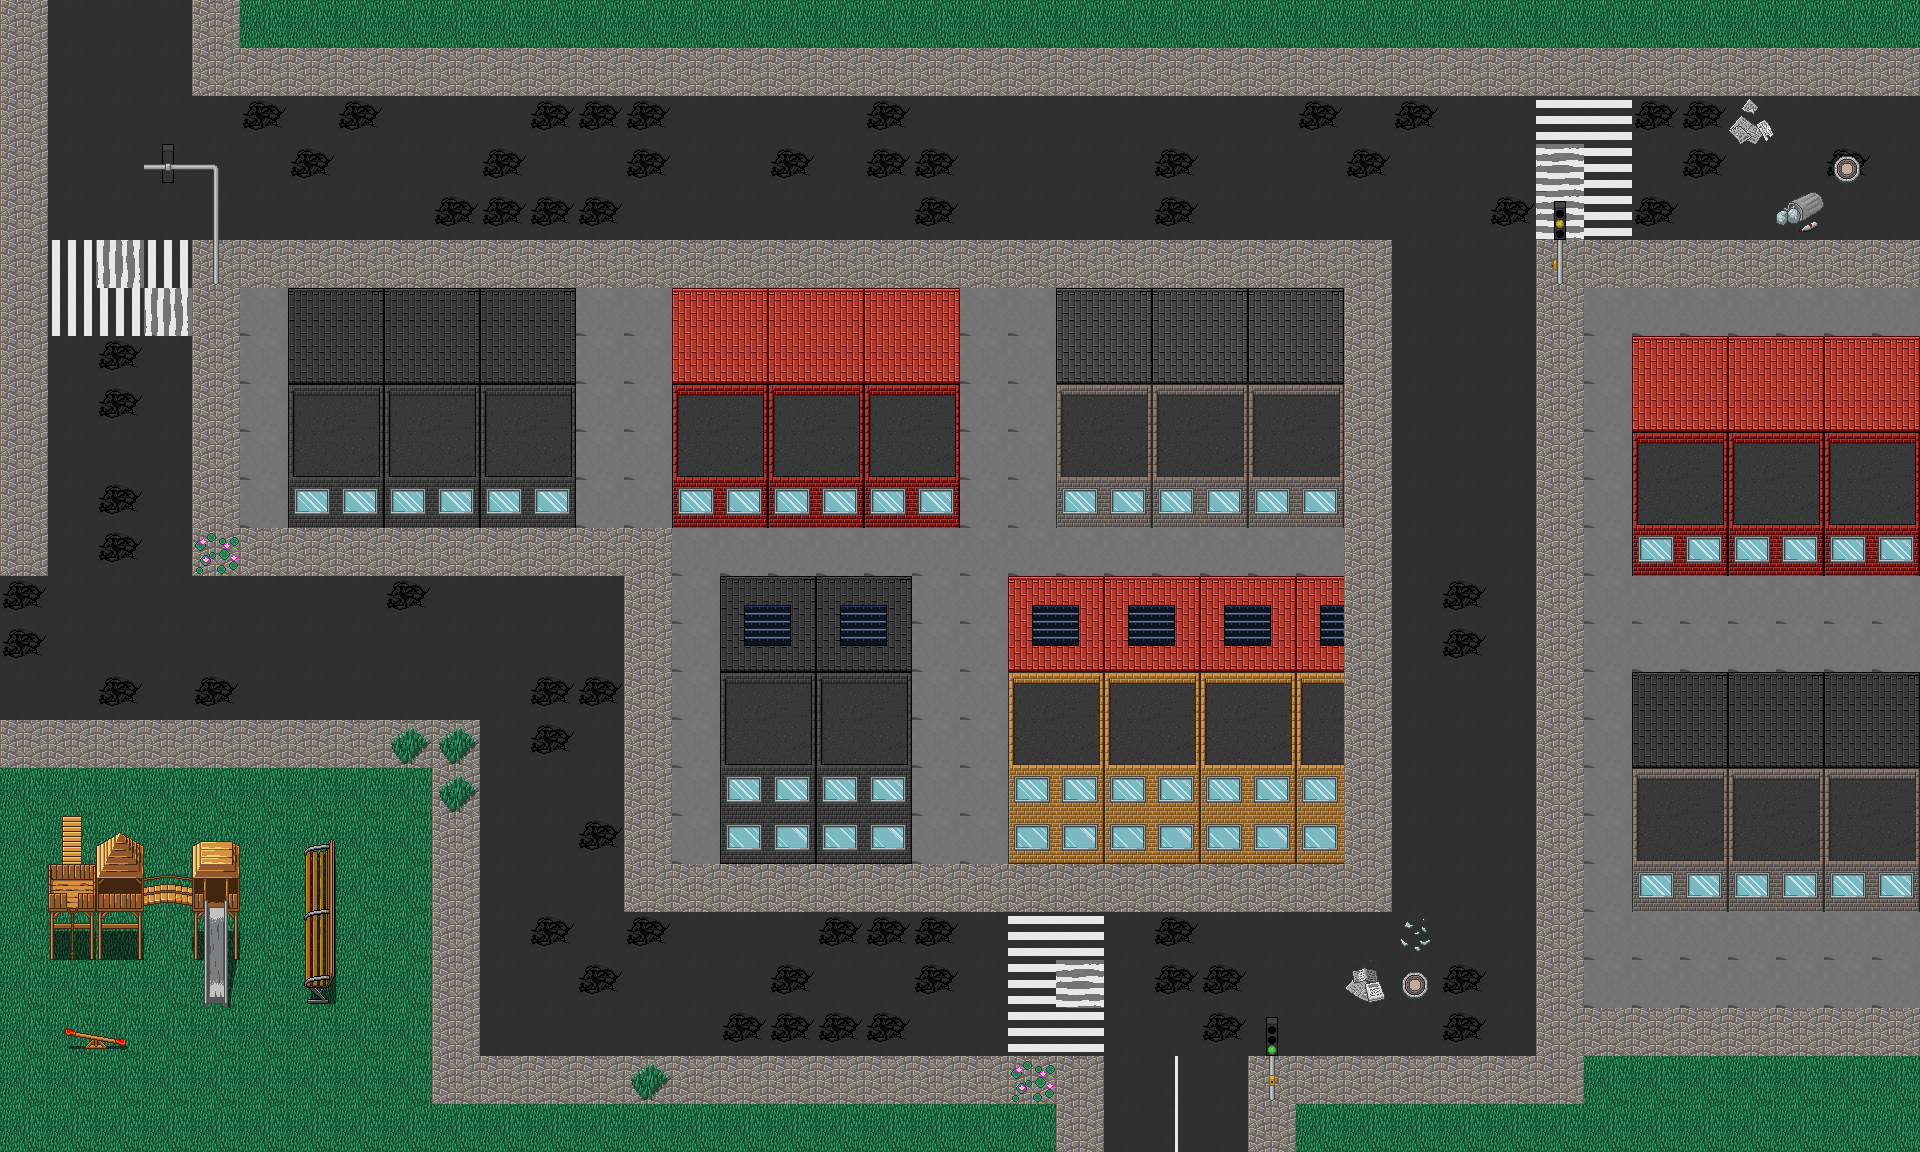

A level layout from a 2D game, rendered from its tile map. Below: a short description, then the map file with tile-grid data replaced by summaries:
An orthogonal 40x24 tile map with 48x48 px tiles, 5 tile layers (Ground, Roads, Water, Buildings, ...), 11 tilesets and 28 objects (7x building, 3x FloodBarrier, PlayerSpawn, civilian_01, civilian_02, ...).

<map version="1.10" tiledversion="1.12.2" orientation="orthogonal" renderorder="right-down" width="40" height="24" tilewidth="48" tileheight="48" infinite="0" nextlayerid="16" nextobjectid="36">
  <tileset firstgid="1" source="../../tilesets/urban/A2_Modern_City_Rasak.tsx" />
  <tileset firstgid="193" source="../../tilesets/urban/A3_Modern_Outside_Rasak.tsx" />
  <tileset firstgid="321" source="../../tilesets/urban/A4_Modern_Outside_Rasak.tsx" />
  <tileset firstgid="561" source="../../tilesets/urban/A5_Modern_Outside_Rasak.tsx" />
  <tileset firstgid="689" source="../../tilesets/urban/Tileset_Modern_BuildingExtras.tsx" />
  <tileset firstgid="945" source="../../tilesets/urban/Tileset_Modern_CityShopping_Rasak.tsx" />
  <tileset firstgid="1201" source="../../tilesets/urban/Tileset_Modern_Garbage_Rasak.tsx" />
  <tileset firstgid="1457" source="../../tilesets/urban/Tileset_Modern_Park_Rasak.tsx" />
  <tileset firstgid="1713" source="../../tilesets/urban/Tileset_Modern_PublicTransportation_Clean_Rasak.tsx" />
  <tileset firstgid="1969" source="../../tilesets/urban/Tileset_Modern_Street_Rasak.tsx" />
  <tileset firstgid="2225" source="../../tilesets/urban/A1_Modern_Outside_Rasak.tsx" />
  <layer id="1" name="Ground" width="40" height="24">
    <data>[960 cells, 960 non-empty, 2 distinct tile ids]</data>
  </layer>
  <layer id="2" name="Roads" width="40" height="24">
    <data>[960 cells, 642 non-empty, 7 distinct tile ids]</data>
  </layer>
  <layer id="3" name="Water" width="40" height="24">
    <data>[960 cells, 0 non-empty, 0 distinct tile ids]</data>
  </layer>
  <layer id="4" name="Buildings" width="40" height="24">
    <data>[960 cells, 233 non-empty, 65 distinct tile ids]</data>
  </layer>
  <layer id="5" name="Decoration" width="40" height="24">
    <data>[960 cells, 20 non-empty, 15 distinct tile ids]</data>
  </layer>
  <objectgroup id="6" name="BuildingCollisions">
    <object id="1" name="Blue-grey apartments" type="building" x="288" y="288" width="288" height="240" />
    <object id="2" name="Red brick apartments" type="building" x="672" y="288" width="288" height="240" />
    <object id="3" name="Warm brick rowhouses" type="building" x="1056" y="288" width="288" height="240" />
    <object id="4" name="Residential corner" type="building" x="720" y="576" width="194" height="288" />
    <object id="5" name="Community clinic" type="building" x="1008" y="576" width="336" height="288" />
    <object id="6" name="Commercial storefront" type="building" x="1632" y="336" width="288" height="240" />
    <object id="7" name="Townhouse row" type="building" x="1632" y="672" width="288" height="240" />
  </objectgroup>
  <objectgroup id="7" name="PlayerSpawn">
    <object id="10" name="player-start" type="PlayerSpawn" x="327.8" y="957">
      <point />
    </object>
  </objectgroup>
  <objectgroup id="8" name="Civilians">
    <object id="12" name="civilian_01" x="628" y="390">
      <properties>
        <property name="requiresBoat" type="bool" value="true" />
        <property name="rescued" type="bool" value="false" />
      </properties>
      <point />
    </object>
    <object id="13" name="civilian_02" x="210" y="536">
      <properties>
        <property name="requiresBoat" type="bool" value="false" />
        <property name="rescued" type="bool" value="false" />
      </properties>
      <point />
    </object>
    <object id="14" name="civilian_03" x="1376" y="454">
      <properties>
        <property name="requiresBoat" type="bool" value="false" />
        <property name="rescued" type="bool" value="false" />
      </properties>
      <point />
    </object>
    <object id="15" name="civilian_04" x="1876" y="974">
      <properties>
        <property name="requiresBoat" type="bool" value="false" />
        <property name="rescued" type="bool" value="false" />
      </properties>
      <point />
    </object>
    <object id="16" name="civilian_05" x="930" y="70">
      <properties>
        <property name="requiresBoat" type="bool" value="true" />
        <property name="rescued" type="bool" value="false" />
      </properties>
      <point />
    </object>
    <object id="17" name="civilian_06" x="1574" y="582">
      <properties>
        <property name="requiresBoat" type="bool" value="false" />
        <property name="rescued" type="bool" value="false" />
      </properties>
      <point />
    </object>
    <object id="18" name="civilian_07" x="962" y="712">
      <properties>
        <property name="requiresBoat" type="bool" value="false" />
        <property name="rescued" type="bool" value="false" />
      </properties>
      <point />
    </object>
    <object id="19" name="civilian_08" x="642" y="878">
      <properties>
        <property name="requiresBoat" type="bool" value="false" />
        <property name="rescued" type="bool" value="false" />
      </properties>
      <point />
    </object>
  </objectgroup>
  <objectgroup id="10" name="EvacuationZone">
    <object id="23" name="evacuation_01" x="-2" y="768" width="434" height="378" />
  </objectgroup>
  <objectgroup id="9" name="Drainage">
    <properties>
      <property name="cleaningTime" type="float" value="5" />
      <property name="clogged" type="bool" value="true" />
      <property name="floodReduction" type="float" value="0.2" />
    </properties>
    <object id="20" name="drain_01" x="1848" y="166.667">
      <properties>
        <property name="cleaningTime" type="float" value="5" />
        <property name="clogged" type="bool" value="true" />
        <property name="floodReduction" type="float" value="0.2" />
      </properties>
      <point />
    </object>
    <object id="21" name="drain_02" x="1418" y="982">
      <properties>
        <property name="cleaningTime" type="float" value="5" />
        <property name="clogged" type="bool" value="true" />
        <property name="floodReduction" type="float" value="0.2" />
      </properties>
      <point />
    </object>
  </objectgroup>
  <objectgroup id="11" name="Garbage">
    <object id="25" name="garbage_01" x="1754" y="124">
      <point />
    </object>
    <object id="26" name="garbage_02" x="1804" y="206">
      <point />
    </object>
    <object id="27" name="garbage_03" x="1366" y="980">
      <point />
    </object>
    <object id="28" name="garbage_04" x="1419.33" y="932">
      <point />
    </object>
  </objectgroup>
  <objectgroup id="15" name="BarrierSpots">
    <object id="33" name="barrier_01" type="FloodBarrier" x="445" y="565" />
    <object id="34" name="barrier_02" type="FloodBarrier" x="1492" y="282" />
    <object id="35" name="barrier_03" type="FloodBarrier" x="1385" y="925" />
  </objectgroup>
  <objectgroup id="12" name="FloodZones">
    <object id="29" name="flood_01" x="12.1212" y="57.5758" width="1909.09" height="484.848" />
  </objectgroup>
  <objectgroup id="14" name="BoatSpawn">
    <object id="32" name="boat_start" x="1500" y="487">
      <point />
    </object>
  </objectgroup>
</map>
